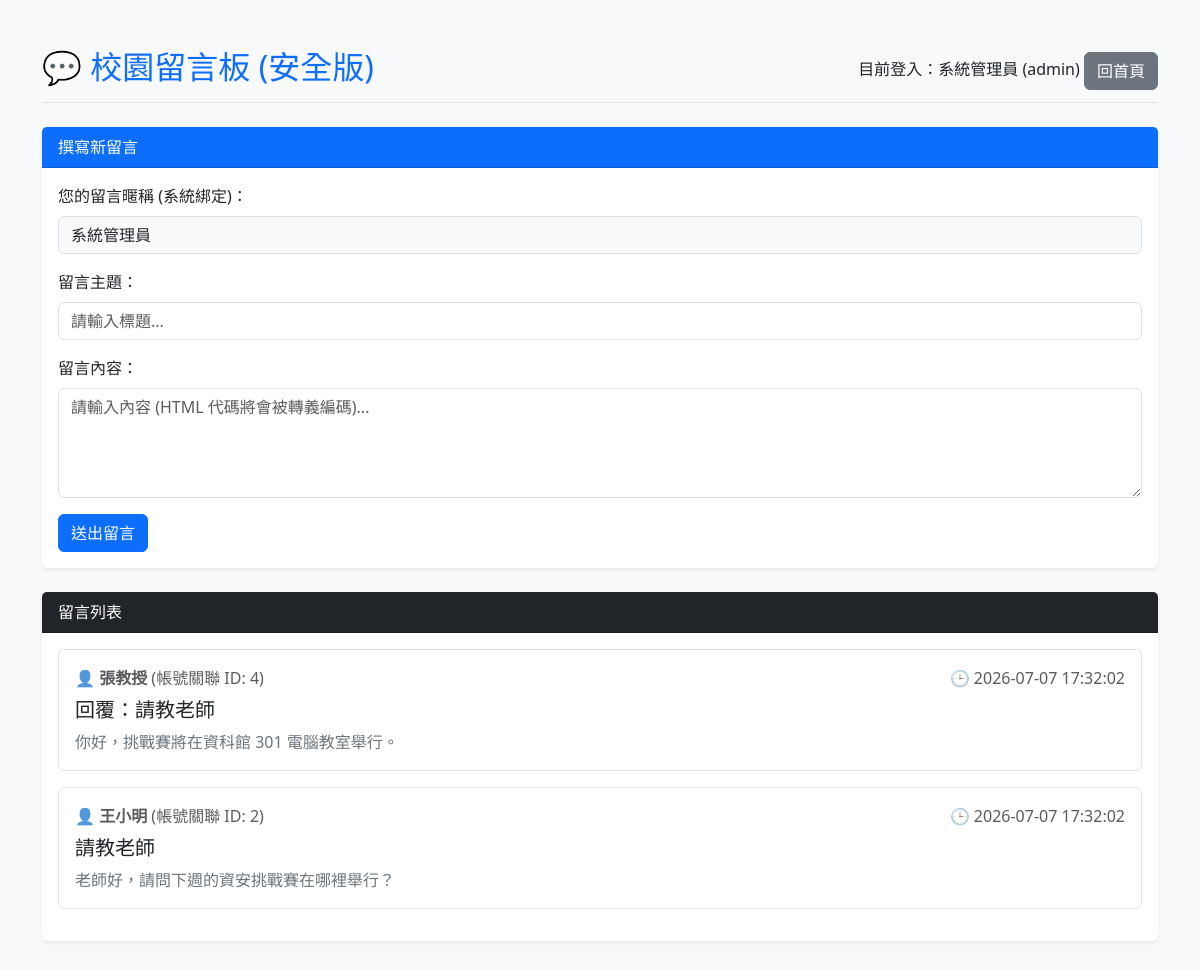
Screenshot of /app-fixed/public/messages.php (signed in) with the database file from the repository.
### tables this page shows
CREATE TABLE IF NOT EXISTS messages (
    id INT AUTO_INCREMENT PRIMARY KEY,
    user_id INT NOT NULL,
    username_display VARCHAR(50) NOT NULL,  
    title VARCHAR(100) NOT NULL,
    content TEXT NOT NULL,
    created_at TIMESTAMP DEFAULT CURRENT_TIMESTAMP
);

### app-fixed/src/helpers.php (called while the page is built, shortened)
<?php
function h($string) {
    return htmlspecialchars($string ?? '', ENT_QUOTES, 'UTF-8');
}

### app-fixed/public/messages.php (the view, shortened to what this page needs)
<?php
require_once __DIR__ . '/../src/db.php';
require_once __DIR__ . '/../src/helpers.php';
try {
    $stmt = $pdo->query("SELECT * FROM messages ORDER BY id DESC");
    $messages = $stmt->fetchAll();
} catch (PDOException $e) {
    $messages = [];
    $error = '撈取留言失敗，請聯絡管理員。';
}
?>
<!DOCTYPE html>
<html lang="zh-TW">
<head>
    <link rel="stylesheet" href="https://cdn.jsdelivr.net/npm/bootstrap@5.3.3/dist/css/bootstrap.min.css">
</head>
<body class="bg-light">
<div class="container my-5">
    <div class="d-flex justify-content-between align-items-center mb-4 border-bottom pb-2">
        <h2 class="text-primary">💬 校園留言板 (安全版)</h2>
        <div>
            <span class="mr-3">目前登入：<?= h($_SESSION['user']['name']) ?> (<?= h($_SESSION['user']['role']) ?>)</span>
            <a href="/index.php" class="btn btn-secondary">回首頁</a>
        </div>
    </div>
    <div class="card mb-4 shadow-sm border-0">
        <div class="card-header bg-primary text-white font-weight-bold">撰寫新留言</div>
        <div class="card-body">
            <form method="POST" action="messages.php">
                <div class="form-group mb-3">
                    <label class="form-label font-weight-bold">您的留言暱稱 (系統綁定)：</label>
                    <input type="text" class="form-control col-md-4 bg-light" readonly value="<?= h($_SESSION['user']['name']) ?>">
                </div>
                <div class="form-group mb-3">
                    <label for="title" class="form-label font-weight-bold">留言主題：</label>
                    <input type="text" name="title" id="title" class="form-control" placeholder="請輸入標題..." required>
                </div>
                <div class="form-group mb-3">
                    <label for="content" class="form-label font-weight-bold">留言內容：</label>
                    <textarea name="content" id="content" rows="4" class="form-control" placeholder="請輸入內容 (HTML 代碼將會被轉義編碼)..." required></textarea>
                </div>
                <button type="submit" class="btn btn-primary font-weight-bold">送出留言</button>
            </form>
        </div>
    </div>
    <div class="card shadow-sm border-0">
        <div class="card-header bg-dark text-white font-weight-bold">留言列表</div>
        <div class="card-body">
            <?php if (empty($messages)): ?>
                <p class="text-muted text-center py-4">目前尚無留言。</p>
            <?php else: ?>
                <?php foreach ($messages as $msg): ?>
                    <div class="border rounded p-3 mb-3 bg-white">
                        <div class="d-flex justify-content-between text-muted text-small mb-2">
                            <span>
                                👤 <strong><?= h($msg['username_display']) ?></strong>
                                (帳號關聯 ID: <?= h($msg['user_id']) ?>)
                            </span>
                            <span>🕒 <?= h($msg['created_at']) ?></span>
                        </div>
                        <h5 class="mt-2 text-dark font-weight-bold"><?= h($msg['title']) ?></h5>
                        <div class="mt-2 text-secondary" style="white-space: pre-wrap;"><?= h($msg['content']) ?></div>
                    </div>
                <?php endforeach; ?>
            <?php endif; ?>
        </div>
    </div>
</div>
</body>
</html>

### rows the page displays
messages: username_display "張教授", user "4", created_at "2026-07-07 17:32:02", title "回覆：請教老師", content "你好，挑戰賽將在資科館 301 電腦教室舉行。"
messages: username_display "王小明", user "2", created_at "2026-07-07 17:32:02", title "請教老師", content "老師好，請問下週的資安挑戰賽在哪裡舉行？"

### other values shown
$_SESSION['user']['name'] "系統管理員"
$_SESSION['user']['role'] "admin"
